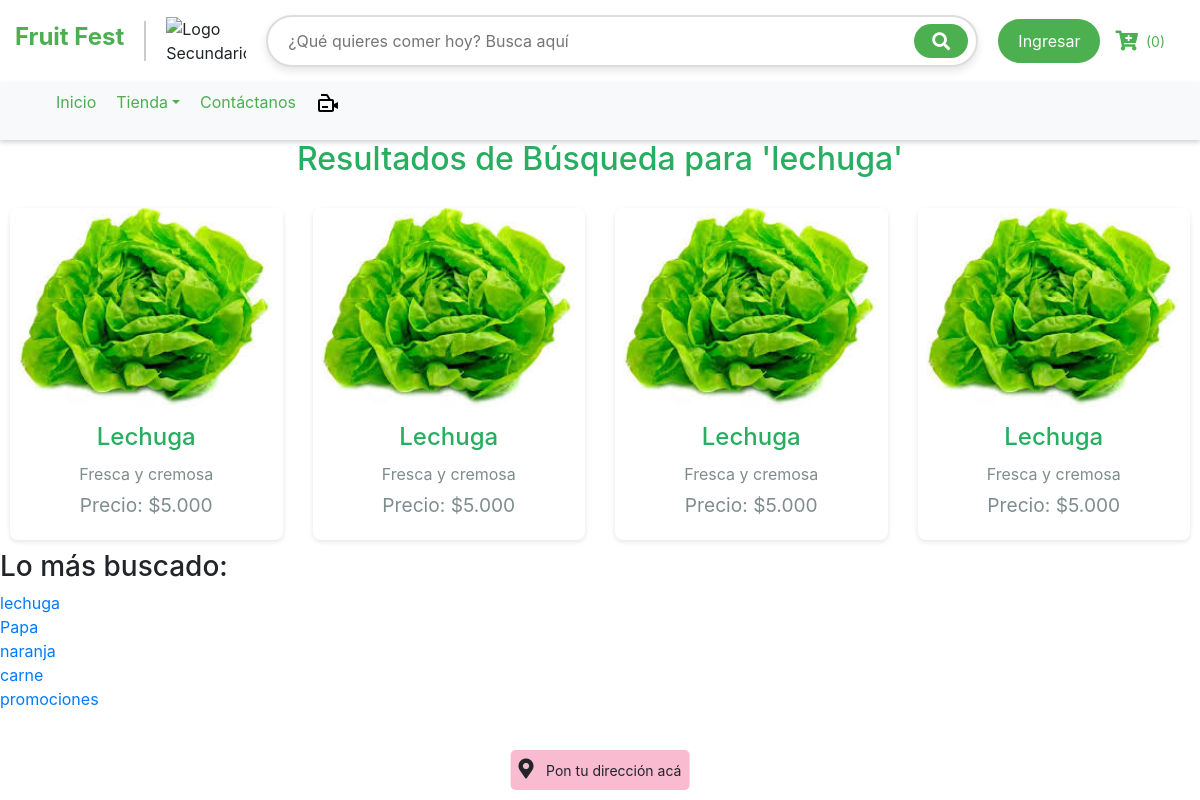
The page /buscar.php?query=lechuga on the database its author committed.
### tables this page shows
CREATE TABLE `productos` (
  `id` int(11) NOT NULL,
  `nombre` varchar(255) NOT NULL,
  `descripcion` text DEFAULT NULL,
  `num_calificaciones` int(11) DEFAULT 0,
  `calificacion_promedio` decimal(3,2) DEFAULT 0.00,
  `precio` decimal(10,2) NOT NULL,
  `imagen` varchar(255) DEFAULT NULL,
  `categoria` varchar(1000) NOT NULL,
  `is_featured` tinyint(1) DEFAULT 0,
  `destacado` tinyint(1) DEFAULT 0,
  `ventas` int(11) DEFAULT 0,
  `stock` int(11) DEFAULT 0,
  `id_vendedor` int(11) NOT NULL
);

CREATE TABLE `popular_searches` (
  `id` int(11) NOT NULL,
  `search_query` varchar(255) NOT NULL,
  `search_count` int(11) DEFAULT 1
);

### buscar.php (the view, shortened to what this page needs)
<?php include 'procesos/buscar.php'; ?>
<!DOCTYPE html>
<html lang="es">
<head>
    <link rel="stylesheet" href="https://cdnjs.cloudflare.com/ajax/libs/OwlCarousel2/2.3.4/assets/owl.carousel.min.css">
    <link rel="stylesheet" href="https://cdnjs.cloudflare.com/ajax/libs/OwlCarousel2/2.3.4/assets/owl.theme.default.min.css">
    <link rel="stylesheet" href="css/buscar.css">
</head>
<body>
    <?php if ($popular_searches_result && $popular_searches_result->num_rows > 0): ?>
        <div class="popular-searches">
            <h3>Lo más buscado:</h3>
            <ul>
                <?php while ($row = $popular_searches_result->fetch_assoc()): ?>
                    <li><a href="buscar.php?query=<?php echo urlencode($row['search_query']); ?>"><?php echo htmlspecialchars($row['search_query']); ?></a></li>
                <?php endwhile; ?>
            </ul>
        </div>
    <?php endif; ?>
</body>
</html>

### procesos/buscar.php (shortened to what this page needs)
<?php
include 'Estructura/header.php';
$conn = new mysqli('localhost', 'root', '', 'fruitfest');
if (isset($_GET['query'])) {
    $query = $_GET['query'];
    $query = $conn->real_escape_string($query);
    $popular_search_query = "INSERT INTO popular_searches (search_query) VALUES ('$query')
                             ON DUPLICATE KEY UPDATE search_count = search_count + 1";
    $conn->query($popular_search_query);
    $sql = "SELECT * FROM productos WHERE nombre LIKE '%$query%' OR descripcion LIKE '%$query%'";
    $result = $conn->query($sql);
    if ($result && $result->num_rows > 0) {
        echo "<h1 class='result-title'>Resultados de Búsqueda para '$query'</h1>";
        echo "<div class='owl-carousel'>";
        while ($row = $result->fetch_assoc()) {
            $product_id = $row['id'];
            $image = 'uploads/' . $row['imagen'];
            $name = $row['nombre'];
            $description = $row['descripcion'];
            $price = number_format($row['precio'], 3, '.', '.');
            echo "<div class='product-card' onclick=\"location.href='producto_detalle.php?id=$product_id'\">";
            echo "<img src='$image' alt='$name' class='product-image'>";
            echo "<div class='product-info'>";
            echo "<h2>$name</h2>";
            echo "<p>$description</p>";
            echo "<p class='price'>Precio: $$price</p>";
            echo "</div>";
            echo "</div>";
        }
        echo "</div>";
    }
} else {
    echo "<p class='no-query'>No se proporcionó ninguna consulta de búsqueda.</p>";
}
$popular_searches_sql = "SELECT search_query FROM popular_searches ORDER BY search_count DESC LIMIT 5";
$popular_searches_result = $conn->query($popular_searches_sql);
?>

### css/header.css (style rules this page uses)
* { margin: 0; padding: 0; box-sizing: border-box; }
body { font-family: 'Poppins', sans-serif; background-color: #f8f9fa; }

### css/buscar.css (style rules this page uses)
.result-title { text-align: center; font-size: 2em; margin-bottom: 20px; color: #27ae60; }
.product-card { background: #fff; border-radius: 8px; box-shadow: 0 2px 5px rgba(0, 0, 0, 0.1); overflow: hidden; cursor: pointer; transition: transform 0.2s, box-shadow 0.2s; margin: 10px; text-align: center; }
.product-image { width: 100%; height: 200px; object-fit: cover; }
.product-info { padding: 15px; }
.product-info h2 { font-size: 1.5em; margin: 0 0 10px; color: #27ae60; }
.product-info p { color: #7f8c8d; margin: 5px 0; }
.price { font-size: 1.2em; color: #e74c3c; margin-top: 10px; }

### rows shown on the page
productos: imagen (picture), nombre "Lechuga", descripcion "Fresca y cremosa", precio "5.000"
popular_searches: search_query "lechuga"
popular_searches: search_query "Papa"
popular_searches: search_query "naranja"
popular_searches: search_query "carne"
popular_searches: search_query "promociones"

### other values the page prints
$num_productos_carrito "0"
$query "lechuga"
